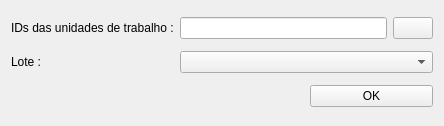
<?xml version="1.0" encoding="UTF-8"?>
<ui version="4.0">
 <class>Form</class>
 <widget class="QWidget" name="Form">
  <property name="geometry">
   <rect>
    <x>0</x>
    <y>0</y>
    <width>444</width>
    <height>126</height>
   </rect>
  </property>
  <property name="windowTitle">
   <string>Form</string>
  </property>
  <layout class="QGridLayout" name="gridLayout">
   <item row="0" column="0">
    <widget class="QLabel" name="label">
     <property name="text">
      <string>IDs das unidades de trabalho :</string>
     </property>
    </widget>
   </item>
   <item row="0" column="1" colspan="2">
    <layout class="QHBoxLayout" name="horizontalLayout">
     <item>
      <widget class="QLineEdit" name="workspacesIdsLe"/>
     </item>
     <item>
      <widget class="QPushButton" name="extractFieldBtn">
       <property name="text">
        <string/>
       </property>
      </widget>
     </item>
    </layout>
   </item>
   <item row="1" column="0">
    <widget class="QLabel" name="label_2">
     <property name="text">
      <string>Lote :</string>
     </property>
    </widget>
   </item>
   <item row="1" column="1" colspan="2">
    <layout class="QHBoxLayout" name="horizontalLayout_2">
     <item>
      <widget class="QComboBox" name="lotsCb"/>
     </item>
    </layout>
   </item>
   <item row="2" column="0" colspan="2">
    <spacer name="horizontalSpacer">
     <property name="orientation">
      <enum>Qt::Horizontal</enum>
     </property>
     <property name="sizeHint" stdset="0">
      <size>
       <width>219</width>
       <height>20</height>
      </size>
     </property>
    </spacer>
   </item>
   <item row="2" column="2">
    <widget class="QPushButton" name="okBtn">
     <property name="text">
      <string>OK</string>
     </property>
    </widget>
   </item>
  </layout>
  <zorder>okBtn</zorder>
  <zorder>label</zorder>
  <zorder>label_2</zorder>
 </widget>
 <resources/>
 <connections/>
</ui>
